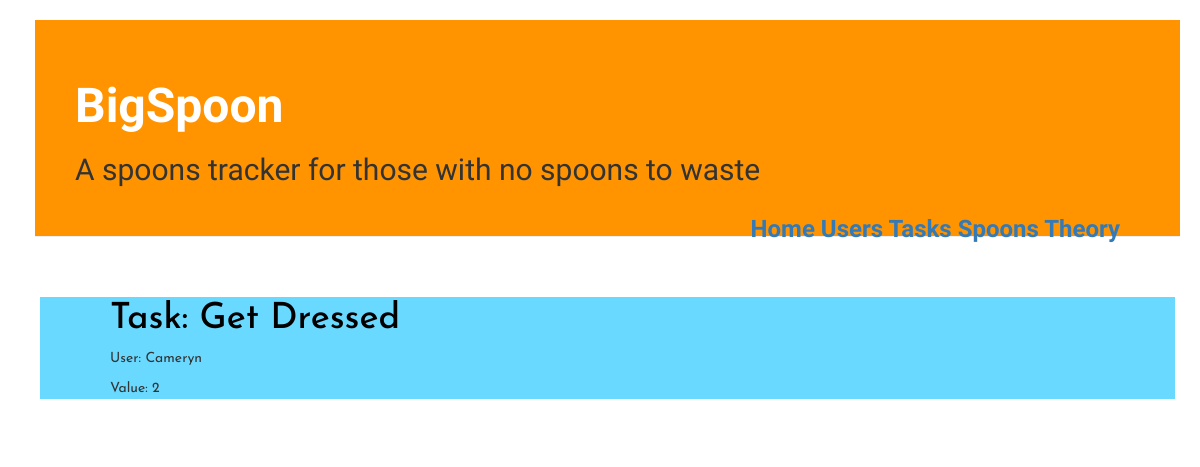
The app's page /task/4/ with its own data.
### spoons/models.py (models this page shows, shortened)
class SpoonTask(models.Model):
    task_key = models.AutoField(primary_key=True)
    task_user = models.ForeignKey('auth.User')
    task = models.CharField(max_length=20,
    )
    value = models.PositiveIntegerField()

### spoons/views.py (the view)
# urls.py: url(r'^task/(?P<pk>\d+)/$', views.task_detail, name='task_detail'),
def task_detail(request, pk):
    task = SpoonTask.objects.get(pk=pk)
    return render(request, 'spoons/task_detail.html', {'task': task})

### spoons/templates/spoons/task_detail.html
{% extends 'spoons/base.html' %}
{% block content %}
    <div class="info">
      <div class="task">
        <h1><a href="{% url 'task_detail' pk=task.task_key %}">Task: {{task.task}}</a></h1>
        <p>User: {{task.task_user}}</p>
        <p>Value: {{task.value}}</a></p>
      </div>
    </div>
{% endblock %}

### spoons/static/css/styles.css (style rules this page uses)
h1 a { color: #FCA205; font-family: 'Amatic SC'; font-style: normal; }
body { padding-left: 15px; }
.info { margin-left: 40px; margin-right: 40px; background-color: #69D9FF; font-family: 'Josefin Sans'; }
h1, h2, h3, h4 { font-family: 'Amatic SC', cursive; }
.user, .task { margin: 40px 40px 40px 70px; }
.user h1 a, .user h1 a:visited, .task h1 a, .task h1 a:visited { color: #000000; font-family: 'Josefin Sans'; }

### records on screen
SpoonTask: task "Get Dressed", task_user "Cameryn", value "2"
